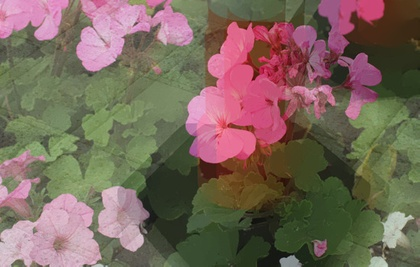
%> input picture code/new/figures/Flower.jpg, 420 x 267 px, shrunk from 550 x 350 before the run
$ octave flower_r.m   (GNU Octave 9; MATLAB toolbox functions it lacks are replaced by stand-ins)
%> lines starting %> are read from the running program, lines starting %| are printed output that depends on the picture; in (x1, y1, x2, y2) boxes, pixels count from 0 and x2, y2 are one past the last pixel; in counts of white or black regions, pixels touching at a corner belong together; the program's own positions count from 1
### code/new/kernel/estKernel.m
function [dx, dy, c] =  estKernel(I)
%% estimate the shift [dx dy] and the attenuation c
dim = ndims(I);
%> dim = 3
if dim == 3
    I = rgb2gray(I);
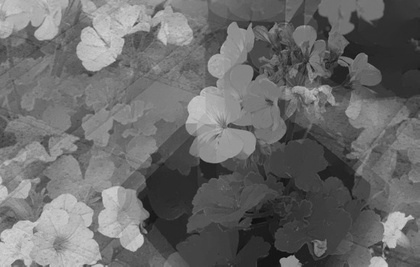
%> I: size 267x420 double; min 0.0425, max 0.843, mean 0.419
end
% Laplacian = [0 -1 0; -1 4 -1; 0 -1 0];
% resp = imfilter(I, Laplacian); % extract edge

hy = fspecial('sobel');
hx = hy';
Iy = imfilter(double(I), hy, 'replicate');
Ix = imfilter(double(I), hx, 'replicate');
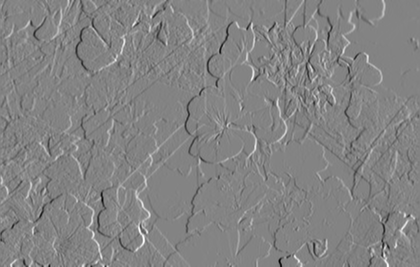
%> Ix: size 267x420 double; min -1.93, max 1.81, mean 0.00357; drawn with min black and max white
gI = sqrt(Ix.^2+Iy.^2);
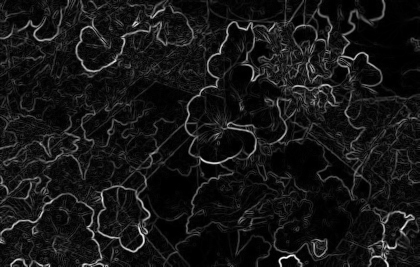
%> gI: size 267x420 double; min 0, max 2.05, mean 0.176; drawn with min black and max white
resp = gI;
resp(abs(resp)>0.2) = 0;      % eliminate the strong edge that are likely
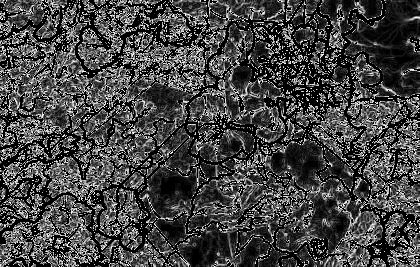
%> resp: size 267x420 double; min 0, max 0.2, mean 0.0542; drawn with min black and max white
                           % belong to transmission layer)

auto_corr = xcorr2(abs(resp), abs(resp));

bdry = ceil(min(size(I))/2);         % eliminate the autocorrelation in boundary
%> bdry = 134
auto_corr = auto_corr(1+bdry:end-bdry, 1+bdry:end-bdry);
%> auto_corr: size 265x571 double

max_1 = ordfilt2(auto_corr, 25, true(5));

center = ceil(size(auto_corr)/2);
%> center = [133 286]
auto_corr(center(1) - 6 : center(1) + 6, center(2) - 6 : center(2) + 6) = 0; % remove the autocorrelation in the neighbour of center for the edge have width
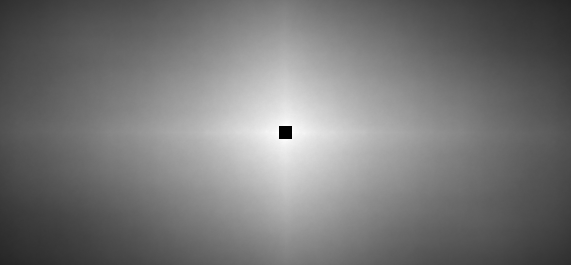
%> auto_corr: size 265x571 double; min 0, max 349.4, mean 163.6; drawn with min black and max white

a = (auto_corr == max_1);
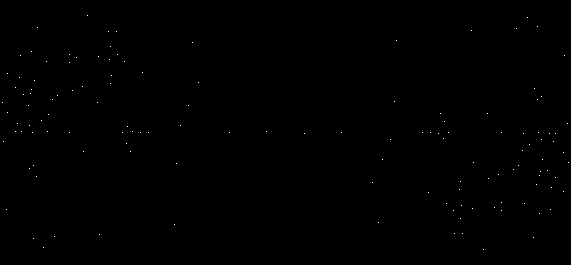
%> a: size 265x571 logical; 0.09% white in thin lines or dots, all inside (x1, y1, x2, y2) = (2, 15, 569, 250)
r = 5;
mask = zeros(2*r+1);
for i = 1:2*r+1
    for j = 1:2*r+1
        if (i-r-1)^2+(j-r-1)^2 <= r*r
            mask(i,j) = 1;
        end
    end
end
fa = imfilter(double(a),mask);
faa = fa.*a;
candidates = find(faa == 1);
%> candidates = 126 values from 633 to 150683
candidates_val = auto_corr(candidates);
%> candidates_val = 126 values, max 335.1 at index 63, min 74.51 at index 22, mean 146.8

cur_max = 0;
dy = 0;
dx = 0;
offset = (size(auto_corr)+1)/2;
%> offset = [133 286]
for i = 1 : length(candidates)
    if (candidates_val(i) >= cur_max)
        [dy, dx] = ind2sub(size(auto_corr), candidates(i));
        dy = dy - offset(1);
        dx = dx - offset(2);
        cur_max = candidates_val(i); % current maximum
    end
end
%> this loop made 126 passes
%> (dy, dx, cur_max) on passes 1, 2, 5, 7, 8, 11, 14, 16, 21, 24, 31, 37: (-30, -283, 108.3), (9, -282, 113.3), (-20, -278, 114.4), (-1, -270, 124.9), (-9, -268, 125.5), (-1, -264, 128.7), (-7, -256, 130.4), (0, -253, 133.8), (-12, -244, 134.5), (-1, -238, 143.5), (0, -216, 155.9), (-30, -188, 162.9)
%> after the loop, cur_max = 335.1; dx = 19; dy = 1
dx = ceil(dx);
dy = ceil(dy);
c = estAttenuation(I, dx, dy);

### code/new/kernel/estAttenuation.m
function [c,score,w,attn] = estAttenuation(I, dx, dy)
%> called with dx = 19, dy = 1
% estimate the attenuation c of double reflection with shift [dx dy]
if size(I,3)~=1
    I = rgb2gray(I);
end
cns = corner(I);
%> cns = 200 rows, first 12: [294 256; 402 231; 387 247; 281 261; 115 61; 407 217; 287 258; 89 228; 1 241; 411 216; 247 29; 220 53]
hw = 18;
% m = [];
score = zeros(size(cns,1),1);
attn = score*0;
%> attn = 200 values from 0 to 0
w = score*0;
%> w = 200 values from 0 to 0
eps = 0.001;

for i = 1 : size(cns,1)
    p1 = get_patch(I, cns(i,1), cns(i,2), hw);
    p2 = get_patch(I, cns(i,1) + dx, cns(i,2) + dy, hw);
    if ~isempty(p1) && ~isempty(p2)
        p1 = double(p1(:)); p2 = double(p2(:));
        %p1 = p1 - mean(p1); p2 = p2 - mean(p2);
        score(i) = sum(p1.*p2)/sum(p1.^2).^0.5/sum(p2.^2).^0.5;
        attn(i) = (max(p2)-min(p2)+eps)/(max(p1)-min(p1)+eps);
        if (attn(i) < 1) && (attn(i) > 0)
            w(i) = exp(-score(i)/(2*0.2^2));
        end
    end
end
%> this loop made 200 passes
%> pass 3, in get_patch (call 5), `p=I(y-hw:y+hw, x-hw:x+hw);`:
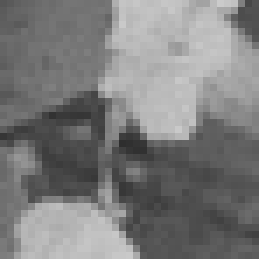
%> p: size 37x37 double (shown 7 times larger); min 0.184, max 0.796, mean 0.49
%> after the loop, attn = 200 values, max 1.35 at index 51, min 0 at index 1, mean 0.702; score = 200 values, max 0.992 at index 135, min 0 at index 1, mean 0.68; w = 200 values, max 3.06e-05 at index 137, min 0 at index 1, mean 4.63e-06
c = sum(w.*attn)/sum(w);
%> c = 0.868


function p = get_patch(I, x, y, hw)
if (x>hw)&&(x<size(I,2)-hw)&&(y>hw)&&(y<size(I,1)-hw)
    p=I(y-hw:y+hw, x-hw:x+hw);
else
    p=[];
end

### code/new/genKernel.m
function k = genKernel(dx,dy,c)
%% genKernel(dx,dy,c) generate the kernel of shift (dx dy) and
%  attenuation ratio c

center = [abs(dy),abs(dx)]+1;

k = zeros(2*center(1)-1,2*center(2)-1);
k(center(1),center(2)) = 1;
k(center(1)+dy,center(2)+dx) = c;

### code/new/garbage/flower_r.m
% 正则项+TR的相关度 交替优化
clear;
close all;

addpath('swt')
addpath('experiments')
test_case = 'Flower.jpg';

I = im2double((imread(test_case)));
figure,imshow(I); % figure 1

[dx,dy,c] = estKernel(I);
%> dx = 19; dy = 1; c = 0.868

configs.dx = dx;
%> configs.dx = 19
configs.dy = dy;
%> configs.dy = 1
configs.c = c;
%> configs.c = 0.868
[h,w,ch] = size(I);
%> h = 267; w = 420; ch = 3

k = genKernel(dx,dy,c);
%> in genKernel, `center = [abs(dy),abs(dx)]+1;`: center = [2 20]
%> k = 39 columns, first 8: [0 0 0 0 0 0 0 0; 0 0 0 0 0 0 0 0; 0 0 0 0 0 0 0 0]
figure,imshow(k) % figure 2
configs.h = h;
%> configs.h = 267
configs.w = w;
%> configs.w = 420
configs.ch = ch;
%> configs.ch = 3
configs.num_px = h*w;
%> configs.num_px = 112140

initT = ['initT_d_',test_case];
initR = ['initR_d_',test_case];

%> (the run ends here)

$ run again, with code/new/figures/IMG_4333_adj.jpg copied over code/new/figures/Flower.jpg
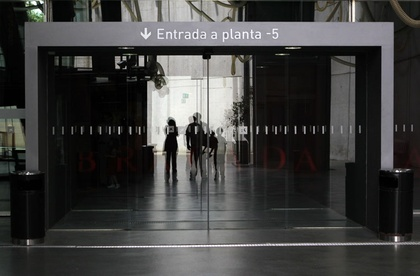
%> input picture code/new/figures/IMG_4333_adj.jpg, 420 x 276 px, shrunk from 761 x 500 before the run
%> in estKernel, `a = (auto_corr == max_1);`:
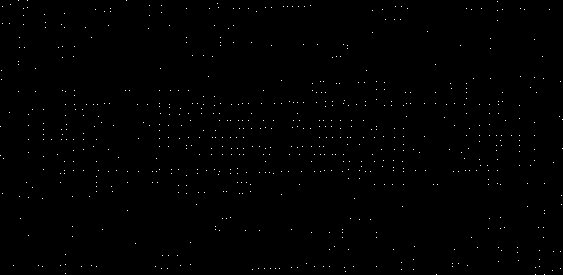
%> a: size 275x563 logical; 0.42% white in thin lines or dots
%> candidates = 442 values from 127 to 154699
%> candidates_val = 442 values, max 194.5 at index 185, min 29.73 at index 4, mean 108.4
%> the loop in estKernel, `for i = 1 : length(candidates)` made 442 passes
%> (dy, dx, cur_max) on passes 1, 8, 18, 20, 21, 22, 31, 32: (-11, -281, 55.89), (-25, -272, 56.48), (45, -255, 60.39), (-23, -253, 66.41), (-12, -253, 69.48), (2, -253, 72.46), (-28, -238, 73.55), (-14, -238, 78.93)
%> after the loop in estKernel, `for i = 1 : length(candidates)`: cur_max = 194.5; dx = 38; dy = 0
%> cns = 200 rows, first 12: [36 5; 42 4; 397 172; 396 238; 178 138; 28 174; 213 133; 202 57; 159 74; 168 135; 194 117; 158 57]
%> in estAttenuation, `attn = score*0;`: attn = 200 values from 0 to 0
%> the loop in estAttenuation, `for i = 1 : size(cns,1)` made 200 passes
%> pass 3, in get_patch (call 5), `p=I(y-hw:y+hw, x-hw:x+hw);`:
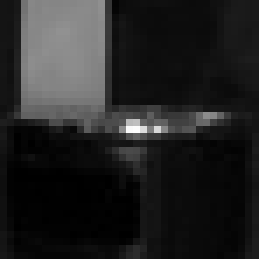
%> p: size 37x37 double (shown 7 times larger); min 0, max 0.995, mean 0.139
%> after the loop in estAttenuation, `for i = 1 : size(cns,1)`: attn = 200 values, max 1.61 at index 113, min 0 at index 1, mean 0.823; score = 200 values, max 0.978 at index 192, min 0 at index 1, mean 0.624; w = 200 values, max 0.00851 at index 90, min 0 at index 1, mean 0.000294
%> in estAttenuation, `c = sum(w.*attn)/sum(w);`: c = 0.851
%> `[dx,dy,c] = estKernel(I);`: dx = 38; dy = 0; c = 0.851
%> configs.dx = 38
%> configs.dy = 0
%> configs.c = 0.851
%> in genKernel, `center = [abs(dy),abs(dx)]+1;`: center = [1 39]
%> k = 77 values, max 1 at index 39, min 0 at index 1, mean 0.024
